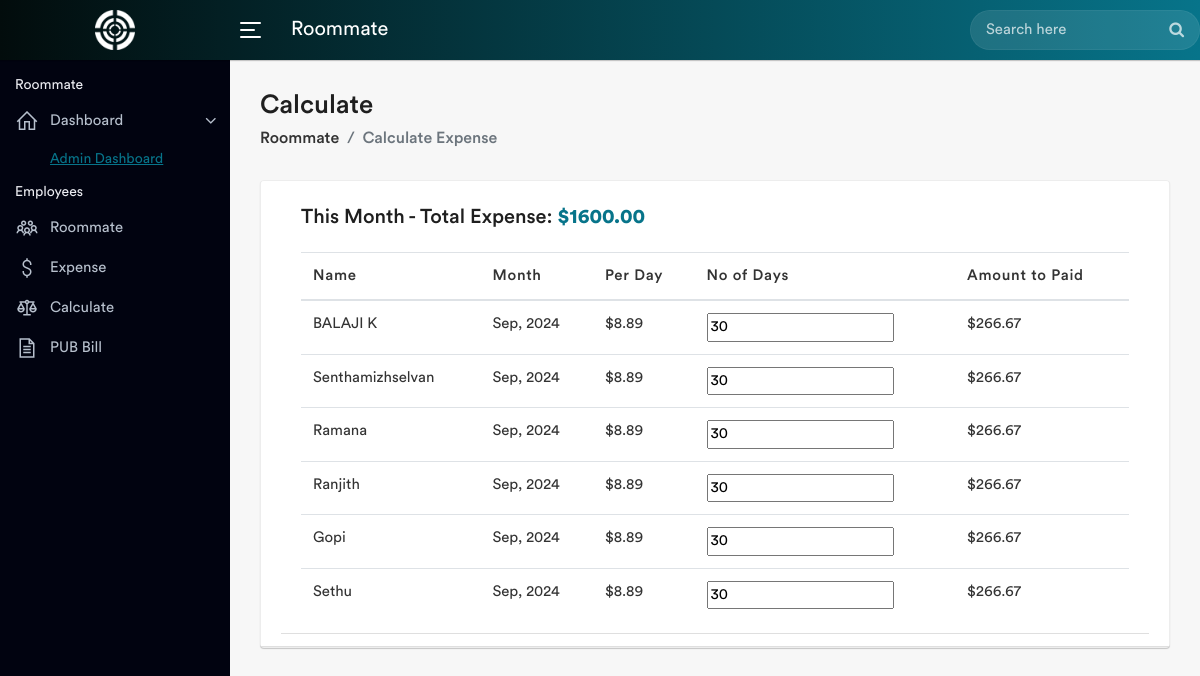
Screenshot of /calculate_expense with the database file from the repository.
### our_expense/models.py (models this page shows)
class AddRoommateModel(models.Model):
    name = models.CharField(max_length=100)
    phone = models.IntegerField()
    joined_date = models.DateField()

### our_expense/views.py (the view, shortened to what this page needs)
# urls.py: path('calculate_expense', views.CalculateExpenseView.as_view()),
class CalculateExpenseView(View):
    def get(self, request):
        return self.render_expense_view(request)
    def render_expense_view(self, request):
        expense_data = models.ExpenseModel.objects.annotate(
            month=TruncMonth('date')
        ).values('month').annotate(total_expense=Sum('price'))
        total_expense_this_month = 0
        month = None
        if expense_data.exists():
            latest_month_data = expense_data.latest('month')
            month = latest_month_data['month']
            total_expense_this_month = latest_month_data['total_expense']
        roommates = models.AddRoommateModel.objects.all()
        num_roommates = roommates.count()
        days_present_list = []
        for i in range(num_roommates):
            days_present = request.POST.get(f'days_present_{i}', 30)
            days_present_list.append(int(days_present))
        data_list = []
        for i, roommate in enumerate(roommates):
            days_present = days_present_list[i]
            per_day_expense = total_expense_this_month / 30 if 30 else 0
            per_person_per_day = per_day_expense / num_roommates if num_roommates else 0
            amount_to_pay = per_person_per_day * days_present
            data_list.append({
                'name': roommate.name,
                'month': month.strftime('%b, %Y') if month else 'No data',
                'per_day': f"${per_person_per_day:.2f}",
                'no_of_days': days_present,
                'amount_to_pay': f"${amount_to_pay:.2f}",
            })
        datas = {
            'data_list': data_list,
            'total_expense_this_month': f"${total_expense_this_month:.2f}",
        }
        return render(request, 'calculate_expense.html', datas)

### templates/calculate_expense.html (shortened to what this page needs)
{% extends "base.html" %}
{%block content%}
<div class="page-wrapper">
    <div class="content container-fluid">
        <div class="page-header">
            <div class="row">
                <div class="col-sm-12">
                    <h3 class="page-title">Calculate</h3>
                    <ul class="breadcrumb">
                        <li class="breadcrumb-item"><a href="/">Roommate</a></li>
                        <li class="breadcrumb-item active">Calculate Expense</li>
                    </ul>
                </div>
            </div>
        </div>
        <div class="row">
            <div class="col-lg-12">
                <div class="card">
                        <div class="card-header">
                            <div class="card-header">
                                <h4 class="card-title mb-0">This Month - Total Expense:
                                    <span style="color: #07748a; font-weight: bold;">{{ total_expense_this_month }}</span>
                                </h4>
                                <br>
                                 <table class="table table-nowrap mb-0">
                                <thead>
                                    <tr>
                                        <th>Name</th>
                                        <th>Month</th>
                                        <th>Per Day</th>
                                        <th>No of Days</th>
                                        <th>Amount to Paid</th>
                                    </tr>
                                </thead>
                                <tbody>
                                    <form method="POST" action="">
                                        {% for data in data_list %}
                                        <tr>
                                            <td>{{ data.name|capfirst }}</td>
                                            <td>{{ data.month }}</td>
                                            <td>{{ data.per_day }}</td>
                                            <td>
                                                <input type="number" name="days_present_{{ forloop.counter0 }}" value="{{ data.no_of_days }}" min="1" onchange="this.form.submit()">
                                            </td>
                                            <td>{{ data.amount_to_pay }}</td>
                                        </tr>
                                        {% endfor %}
                                    </form>
                                </tbody>
                            </table>
                        </div>
                </div>
            </div>
        </div>
    </div>
</div>
{%endblock%}

### rows the page displays
AddRoommateModel: name "BALAJI K"
AddRoommateModel: name "Senthamizhselvan"
AddRoommateModel: name "Ramana"
AddRoommateModel: name "Ranjith"
AddRoommateModel: name "Gopi"
AddRoommateModel: name "Sethu"

### other values shown
{{ total_expense_this_month }} "$1600.00"
{{ data.month }} "Sep, 2024" "Sep, 2024" "Sep, 2024" "Sep, 2024" "Sep, 2024" "Sep, 2024"
{{ data.per_day }} "$8.89" "$8.89" "$8.89" "$8.89" "$8.89" "$8.89"
{{ data.amount_to_pay }} "$266.67" "$266.67" "$266.67" "$266.67" "$266.67" "$266.67"
